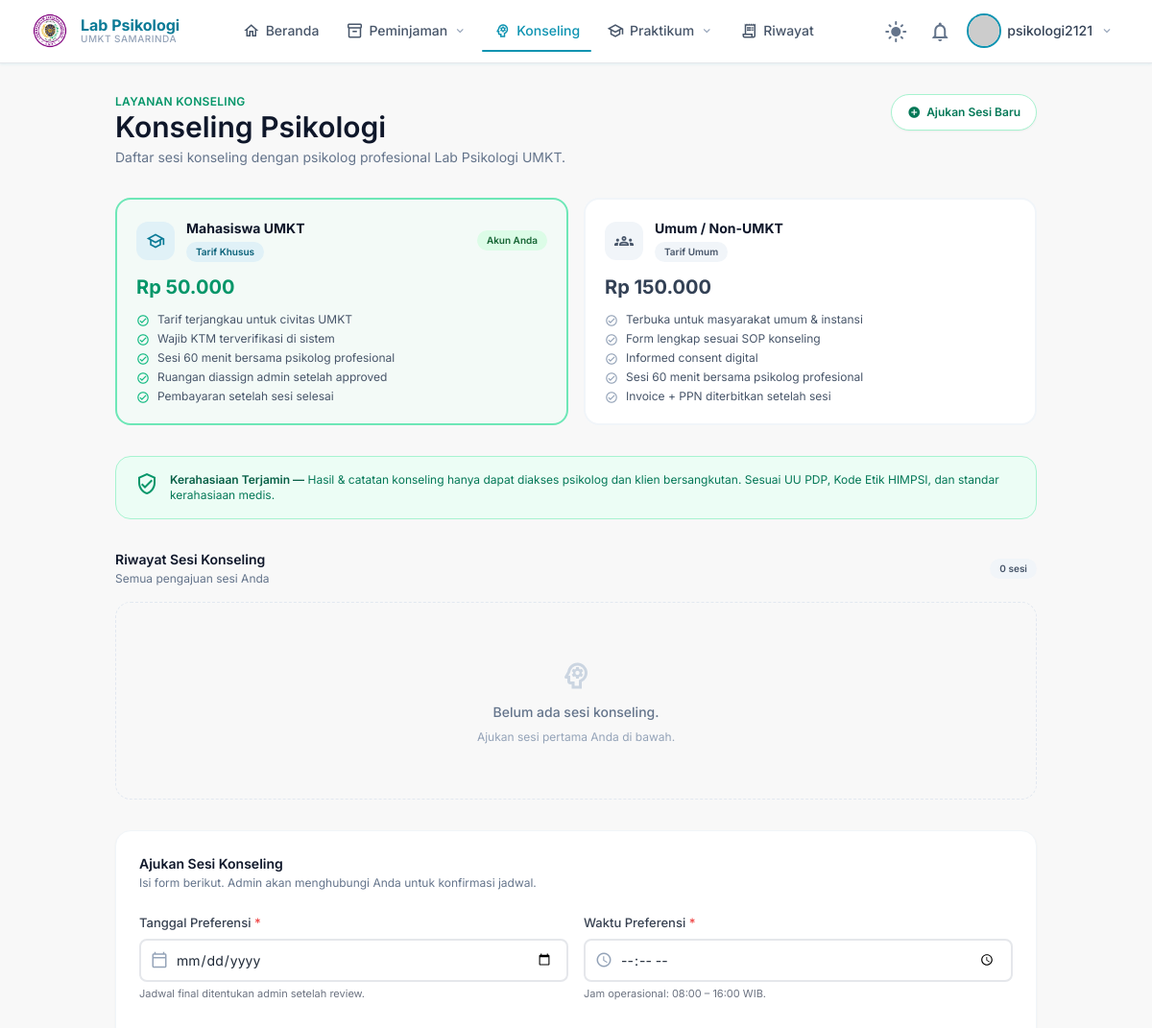
The page /konseling/ (signed in, upper part) on the database as committed earlier.
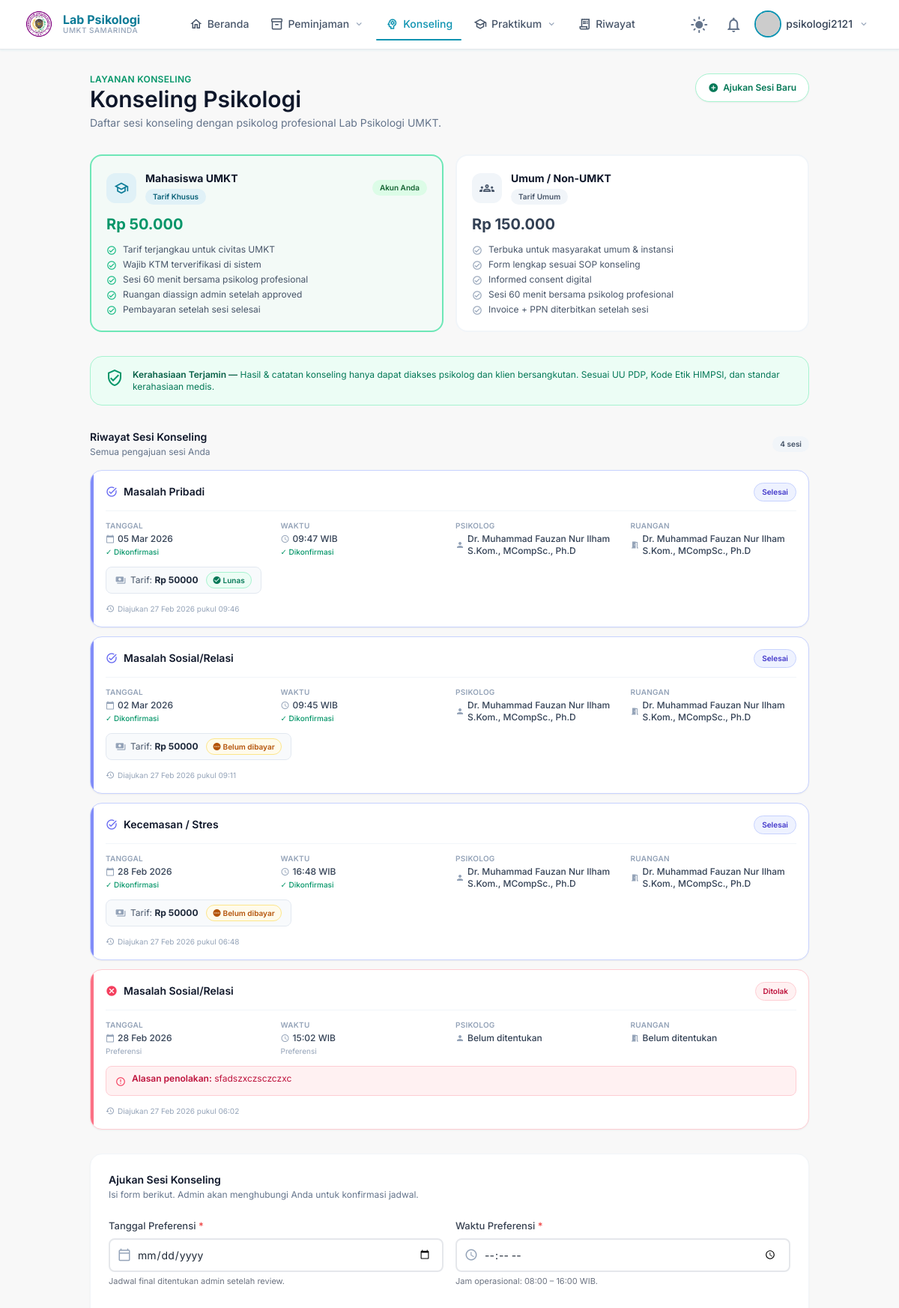
The same page on the database as committed later.
### konseling/models.py (models this page shows, shortened)
class KonselingSession(models.Model):
    STATUS_CHOICES = [
        ('pending',   'Menunggu Persetujuan'),
        ('approved',  'Disetujui'),
        ('rejected',  'Ditolak'),
        ('done',      'Selesai'),
        ('cancelled', 'Dibatalkan'),
    ]
    TUJUAN_CHOICES = [
        ('akademik',    'Masalah Akademik'),
        ('karir',       'Perencanaan Karir'),
        ('pribadi',     'Masalah Pribadi'),
        ('sosial',      'Masalah Sosial/Relasi'),
        ('keluarga',    'Masalah Keluarga'),
        ('kecemasan',   'Kecemasan / Stres'),
        ('lainnya',     'Lainnya'),
    ]
    laporan_pdf     = models.FileField(
                          upload_to='konseling/laporan/',
                          null=True, blank=True,
                          verbose_name='Laporan/Hasil PDF'
                      )
    dirujuk         = models.BooleanField(
                          default=False,
                          verbose_name='Dirujuk ke layanan lain'
                      )
    catatan_rujukan = models.TextField(
                          blank=True,
                          verbose_name='Catatan rujukan'
                      )
    selesai_at      = models.DateTimeField(null=True, blank=True)
    bayar_verified_at = models.DateTimeField(null=True, blank=True)
    bayar_verified_by = models.ForeignKey(
                            settings.AUTH_USER_MODEL,
                            on_delete=models.SET_NULL,
                            null=True, blank=True,
                            related_name='verified_payments'
                        )
    user            = models.ForeignKey(
                          settings.AUTH_USER_MODEL,
                          on_delete=models.CASCADE,
                          related_name='konseling_sessions'
                      )
    tanggal_preferensi  = models.DateField(help_text='Tanggal yang diinginkan klien')
    waktu_preferensi    = models.TimeField(help_text='Jam yang diinginkan klien')
    tanggal_aktual      = models.DateField(null=True, blank=True, help_text='Jadwal final oleh admin')
    waktu_aktual        = models.TimeField(null=True, blank=True)
    tujuan          = models.CharField(max_length=20, choices=TUJUAN_CHOICES)
    keluhan         = models.TextField(help_text='Deskripsi keluhan / tujuan konseling')
    catatan_admin   = models.TextField(blank=True, help_text='Catatan dari admin/psikolog')
    ruangan         = models.CharField(max_length=100, blank=True)
    psikolog        = models.CharField(max_length=150, blank=True)
    tarif           = models.DecimalField(max_digits=10, decimal_places=0,
                                          null=True, blank=True)
    sudah_bayar     = models.BooleanField(default=False)
    bukti_bayar     = models.ImageField(upload_to='konseling/bukti/', null=True, blank=True)
    consent_disetujui   = models.BooleanField(default=False)
    consent_timestamp   = models.DateTimeField(null=True, blank=True)
    status          = models.CharField(max_length=20, choices=STATUS_CHOICES, default='pending')
    alasan_tolak    = models.TextField(blank=True)
    created_at      = models.DateTimeField(auto_now_add=True)
    updated_at      = models.DateTimeField(auto_now=True)
    class Meta:
        ordering = ['-created_at']
        verbose_name = 'Sesi Konseling'
        verbose_name_plural = 'Sesi Konseling'

### konseling/views.py (the view, shortened to what this page needs)
# urls.py: path('',        views.KonselingPageView.as_view(),   name='konseling'),
class KonselingPageView(LoginRequiredMixin, TemplateView):
    template_name = 'konseling/index.html'
    def get_context_data(self, **kwargs):
        ctx  = super().get_context_data(**kwargs)
        user = self.request.user
        ctx['is_umkt']        = getattr(user, 'user_type', '') == 'umkt'
        ctx['sessions']       = KonselingSession.objects.filter(
                                    user=user
                                ).order_by('-created_at')
        ctx['tujuan_choices'] = KonselingSession.TUJUAN_CHOICES
        ctx['min_date']       = (timezone.now().date() + timezone.timedelta(days=1)).isoformat()
        ctx['tarif']          = {
            'umkt':     'Rp 50.000',
            'non_umkt': 'Rp 150.000',
        }
        return ctx

### accounts/models.py (called while the page is built)
    def get_full_name(self):
        return f"{self.first_name} {self.last_name}".strip() or self.username

    @property
    def is_umkt(self):
        return self.user_type == 'umkt'

### core/context_processors.py (called while the page is built)
def media_url(request):
    return {
        'MEDIA_URL': settings.MEDIA_URL,
    }

### templates/konseling/index.html (shortened to what the changed rows need)
{% extends "base.html" %}
{% block content %}
<main class="max-w-5xl mx-auto px-4 sm:px-6 lg:px-8 py-8 space-y-8">
  <header class="flex flex-col gap-2 sm:flex-row sm:items-center sm:justify-between">
    <div>
      <h1 class="text-2xl sm:text-3xl font-semibold text-slate-900 dark:text-slate-100">
        Konseling Psikologi
      </h1>
    </div>
  </header>
  <section class="grid sm:grid-cols-2 gap-4">
    <div class="rounded-2xl border-2 p-5 space-y-3
      {% if is_umkt %}border-emerald-300 dark:border-emerald-700 bg-emerald-50/40 dark:bg-emerald-900/20
      {% else %}border-slate-100 dark:border-slate-700 bg-white dark:bg-slate-800{% endif %}">
      <ul class="space-y-1">
        {% for label in "abcde" %}
        <li class="flex items-start gap-2 text-xs text-slate-600 dark:text-slate-300">
          <span class="material-icons-outlined mat-xs text-emerald-500 mt-0.5 flex-shrink-0">check_circle</span>
          {% if forloop.counter == 1 %}Tarif terjangkau untuk civitas UMKT
          {% elif forloop.counter == 2 %}Wajib KTM terverifikasi di sistem
          {% elif forloop.counter == 3 %}Sesi 60 menit bersama psikolog profesional
          {% elif forloop.counter == 4 %}Ruangan diassign admin setelah approved
          {% else %}Pembayaran setelah sesi selesai{% endif %}
        </li>
        {% endfor %}
      </ul>
    </div>
    <div class="rounded-2xl border-2 p-5 space-y-3
      {% if not is_umkt %}border-emerald-300 dark:border-emerald-700 bg-emerald-50/40 dark:bg-emerald-900/20
      {% else %}border-slate-100 dark:border-slate-700 bg-white dark:bg-slate-800{% endif %}">
      <ul class="space-y-1">
        {% for label in "abcde" %}
        <li class="flex items-start gap-2 text-xs text-slate-600 dark:text-slate-300">
          <span class="material-icons-outlined mat-xs text-slate-400 mt-0.5 flex-shrink-0">check_circle</span>
          {% if forloop.counter == 1 %}Terbuka untuk masyarakat umum & instansi
          {% elif forloop.counter == 2 %}Form lengkap sesuai SOP konseling
          {% elif forloop.counter == 3 %}Informed consent digital
          {% elif forloop.counter == 4 %}Sesi 60 menit bersama psikolog profesional
          {% else %}Invoice + PPN diterbitkan setelah sesi{% endif %}
        </li>
        {% endfor %}
      </ul>
    </div>
  </section>
  <section>
    <div class="flex items-center justify-between mb-4">
      <div>
        <h2 class="text-sm font-semibold text-slate-900 dark:text-slate-100">Riwayat Sesi Konseling</h2>
        <p class="text-xs text-slate-500 dark:text-slate-400 mt-0.5">Semua pengajuan sesi Anda</p>
      </div>
      <span class="badge badge-gray text-[10px]">{{ sessions|length }} sesi</span>
    </div>
    {% if sessions %}
    <div class="space-y-3">
      {% for s in sessions %}
      <div class="rounded-2xl border bg-white dark:bg-slate-800 overflow-hidden shadow-sm
                  {% if s.status == 'approved' %}border-emerald-200 dark:border-emerald-800
                  {% elif s.status == 'pending' %}border-amber-200 dark:border-amber-800
                  {% elif s.status == 'done' %}border-indigo-200 dark:border-indigo-800
                  {% elif s.status == 'rejected' %}border-rose-200 dark:border-rose-800
                  {% else %}border-slate-200 dark:border-slate-700{% endif %}">
        <div class="flex">
          <div class="w-1 flex-shrink-0
                      {% if s.status == 'approved' %}bg-emerald-400
                      {% elif s.status == 'pending' %}bg-amber-400
                      {% elif s.status == 'done' %}bg-indigo-400
                      {% elif s.status == 'rejected' %}bg-rose-400
                      {% else %}bg-slate-300 dark:bg-slate-600{% endif %}">
          </div>
          <div class="flex-1 px-4 py-4">
            <div class="flex items-start justify-between gap-3 flex-wrap">
              <div class="flex items-center gap-2">
                <span class="material-icons text-base
                            {% if s.status == 'approved' %}text-emerald-500
                            {% elif s.status == 'pending' %}text-amber-500
                            {% elif s.status == 'done' %}text-indigo-500
                            {% elif s.status == 'rejected' %}text-rose-500
                            {% else %}text-slate-400{% endif %}">
                </span>
                <p class="text-sm font-semibold text-slate-900 dark:text-slate-100">
                  {{ s.get_tujuan_display }}
                </p>
              </div>
              <div class="flex items-center gap-2 flex-shrink-0 flex-wrap">
                <span class="text-[10px] px-2.5 py-1 rounded-full font-semibold
                  {% if s.status == 'approved' %}bg-emerald-50 dark:bg-emerald-900/30 text-emerald-700 dark:text-emerald-400 border border-emerald-200 dark:border-emerald-800
                  {% elif s.status == 'pending' %}bg-amber-50 dark:bg-amber-900/30 text-amber-700 dark:text-amber-400 border border-amber-200 dark:border-amber-800
                  {% elif s.status == 'done' %}bg-indigo-50 dark:bg-indigo-900/30 text-indigo-700 dark:text-indigo-400 border border-indigo-200 dark:border-indigo-800
                  {% elif s.status == 'rejected' %}bg-rose-50 dark:bg-rose-900/30 text-rose-700 dark:text-rose-400 border border-rose-200 dark:border-rose-800
                  {% else %}bg-slate-50 dark:bg-slate-900/30 text-slate-600 dark:text-slate-400 border border-slate-200 dark:border-slate-700{% endif %}">
                  {{ s.get_status_display }}
                </span>
              </div>
            </div>
            <div class="border-t border-slate-100 dark:border-slate-700 my-3"></div>
            <div class="grid grid-cols-2 sm:grid-cols-4 gap-3">
              <div class="space-y-0.5">
                <p class="text-[10px] font-semibold uppercase tracking-wide text-slate-400">Tanggal</p>
                <p class="text-xs font-medium text-slate-700 dark:text-slate-300 flex items-center gap-1">
                  <span class="material-icons text-xs text-slate-400">calendar_today</span>
                  {% if s.tanggal_aktual %}{{ s.tanggal_aktual|date:"d M Y" }}
                  {% else %}{{ s.tanggal_preferensi|date:"d M Y" }}{% endif %}
                </p>
                <p class="text-[10px] {% if s.tanggal_aktual %}text-emerald-600 dark:text-emerald-400 font-medium{% else %}text-slate-400{% endif %}">
                  {% if s.tanggal_aktual %}✓ Dikonfirmasi{% else %}Preferensi{% endif %}
                </p>
              </div>
              <div class="space-y-0.5">
                <p class="text-[10px] font-semibold uppercase tracking-wide text-slate-400">Waktu</p>
                <p class="text-xs font-medium text-slate-700 dark:text-slate-300 flex items-center gap-1">
                  <span class="material-icons text-xs text-slate-400">schedule</span>
                  {% if s.waktu_aktual %}{{ s.waktu_aktual|time:"H:i" }} WIB
                  {% elif s.waktu_preferensi %}{{ s.waktu_preferensi|time:"H:i" }} WIB
                  {% else %}—{% endif %}
                </p>
                <p class="text-[10px] {% if s.waktu_aktual %}text-emerald-600 dark:text-emerald-400 font-medium{% else %}text-slate-400{% endif %}">
                  {% if s.waktu_aktual %}✓ Dikonfirmasi{% else %}Preferensi{% endif %}
                </p>
              </div>
              <div class="space-y-0.5">
                <p class="text-[10px] font-semibold uppercase tracking-wide text-slate-400">Psikolog</p>
                <p class="text-xs font-medium text-slate-700 dark:text-slate-300 flex items-center gap-1">
                  <span class="material-icons text-xs text-slate-400">person</span>
                  {{ s.psikolog|default:"Belum ditentukan" }}
                </p>
              </div>
              <div class="space-y-0.5">
                <p class="text-[10px] font-semibold uppercase tracking-wide text-slate-400">Ruangan</p>
                <p class="text-xs font-medium text-slate-700 dark:text-slate-300 flex items-center gap-1">
                  <span class="material-icons text-xs text-slate-400">meeting_room</span>
                  {{ s.ruangan|default:"Belum ditentukan" }}
                </p>
              </div>
            </div>
            {% if s.status == 'approved' or s.status == 'done' %}
              {% if s.tarif %}
              <div class="mt-3 inline-flex items-center gap-1.5 rounded-lg
                          bg-slate-50 dark:bg-slate-700/50
                          border border-slate-200 dark:border-slate-600
                          px-3 py-1.5">
                <span class="material-icons text-sm text-slate-400">payments</span>
                <span class="text-xs text-slate-600 dark:text-slate-300">
                  Tarif: <strong class="text-slate-800 dark:text-slate-100">Rp {{ s.tarif|floatformat:0 }}</strong>
                </span>
                {% if s.sudah_bayar %}
                <span class="inline-flex items-center gap-0.5 text-[10px] font-semibold
                            text-emerald-700 dark:text-emerald-400
                            bg-emerald-50 dark:bg-emerald-900/30
                            border border-emerald-200 dark:border-emerald-800
                            px-2 py-0.5 rounded-full ml-1">
                  <span class="material-icons text-xs">check_circle</span> Lunas
                </span>
                {% else %}
                <span class="inline-flex items-center gap-0.5 text-[10px] font-semibold
                            text-amber-700 dark:text-amber-400
                            bg-amber-50 dark:bg-amber-900/30
                            border border-amber-200 dark:border-amber-800
                            px-2 py-0.5 rounded-full ml-1">
                  <span class="material-icons text-xs">pending</span> Belum dibayar
                </span>
                {% endif %}
              </div>
              {% endif %}
            {% endif %}
            {% if s.status == 'rejected' %}
            <div class="mt-3 rounded-lg bg-rose-50 dark:bg-rose-900/20
                        border border-rose-200 dark:border-rose-800
                        px-3 py-2 flex items-start gap-2">
              <span class="material-icons text-sm text-rose-500 flex-shrink-0 mt-0.5">error_outline</span>
              <p class="text-xs text-rose-700 dark:text-rose-400">
                <span class="font-semibold">Alasan penolakan:</span>
                {{ s.alasan_tolak|default:s.catatan_admin|default:"Tidak ada keterangan." }}
              </p>
            </div>
            {% endif %}
            <p class="text-[10px] text-slate-400 dark:text-slate-500 mt-3 flex items-center gap-1">
              <span class="material-icons text-xs">history</span>
              Diajukan {{ s.created_at|date:"d M Y" }} pukul {{ s.created_at|date:"H:i" }}
            </p>
          </div>
        </div>
      </div>
      {% endfor %}
    </div>
    {% else %}
    <div class="rounded-2xl border border-dashed border-slate-200 dark:border-slate-700
                py-14 text-center flex flex-col items-center gap-2">
      <span class="material-icons-outlined text-4xl text-slate-300 dark:text-slate-600">psychology</span>
      <p class="text-sm font-medium text-slate-500 dark:text-slate-400">Belum ada sesi konseling.</p>
      <p class="text-xs text-slate-400 dark:text-slate-500">Ajukan sesi pertama Anda di bawah.</p>
    </div>
    {% endif %}
  </section>
  {% if user.is_verified and not has_active_session %}
  <section id="form-ajukan"
           class="rounded-2xl border border-slate-100 dark:border-slate-700
                  bg-white dark:bg-slate-800 shadow-sm p-6 space-y-6">
    <div>
      <h2 class="text-sm font-semibold text-slate-900 dark:text-slate-100">Ajukan Sesi Konseling</h2>
    </div>
  </section>
  {% endif %}
</main>
{% endblock %}

Rows that differ between the two databases and show on the page:
added KonselingSession: tujuan "Masalah Pribadi", status "Selesai", tanggal_aktual "05 Mar 2026", shows "✓ Dikonfirmasi", waktu_aktual "09:47", psikolog "Dr. Muhammad Fauzan Nur Ilham S.Kom., MCompSc., Ph.D", ruangan "Dr. Muhammad Fauzan Nur Ilham S.Kom., MCompSc., Ph.D", tarif "50000", sudah_bayar True (drawn), created_at "27 Feb 2026", created_at "09:46"
added KonselingSession: tujuan "Masalah Sosial/Relasi", status "Selesai", tanggal_aktual "02 Mar 2026", shows "✓ Dikonfirmasi", waktu_aktual "09:45", psikolog "Dr. Muhammad Fauzan Nur Ilham S.Kom., MCompSc., Ph.D", ruangan "Dr. Muhammad Fauzan Nur Ilham S.Kom., MCompSc., Ph.D", tarif "50000", sudah_bayar False (drawn), created_at "27 Feb 2026", created_at "09:11"
added KonselingSession: tujuan "Kecemasan / Stres", status "Selesai", tanggal_aktual "28 Feb 2026", shows "✓ Dikonfirmasi", waktu_aktual "16:48", psikolog "Dr. Muhammad Fauzan Nur Ilham S.Kom., MCompSc., Ph.D", ruangan "Dr. Muhammad Fauzan Nur Ilham S.Kom., MCompSc., Ph.D", tarif "50000", sudah_bayar False (drawn), created_at "27 Feb 2026", created_at "06:48"
added KonselingSession: tujuan "Masalah Sosial/Relasi", status "Ditolak", tanggal_preferensi "28 Feb 2026", shows "Preferensi", waktu_preferensi "15:02", psikolog "Belum ditentukan", ruangan "Belum ditentukan", alasan_tolak "sfadszxczsczczxc", created_at "27 Feb 2026", created_at "06:02"
Other text that changed with them:
{{ sessions|length }}: "0" → "4"
text no longer shown: "Belum ada sesi konseling. Ajukan sesi pertama Anda di bawah."
